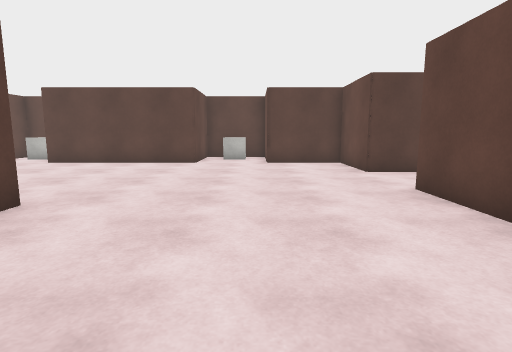
[1] (above)

18 first-person views from a walk through a 3-D level made in the Unity game engine. The camera is 1.2 m above the floor, tilts 8° down and sees 80° across. The floor is counted in squares, 1 m on a side. Each view is taken from the middle of a square. On the plan, view 1 faces up. The plan holds only what a view shows up to about 13 squares ahead; the rest is blank. The player is left out. Surface patterns are stand-ins for the level's own textures.

[2]
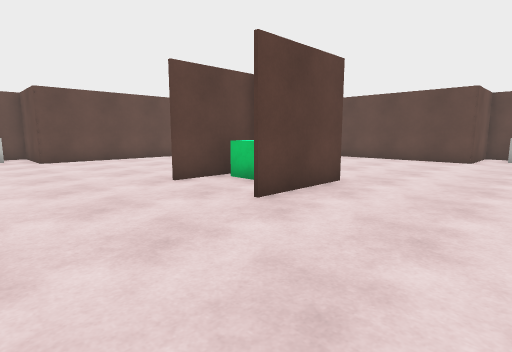

[3]
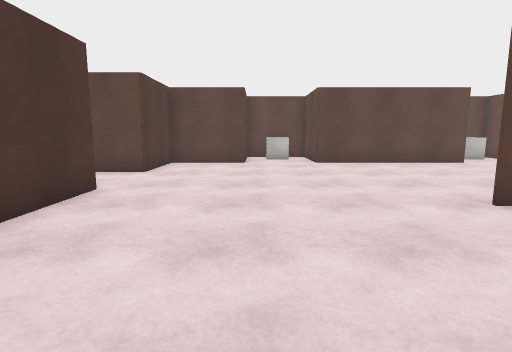

[4]
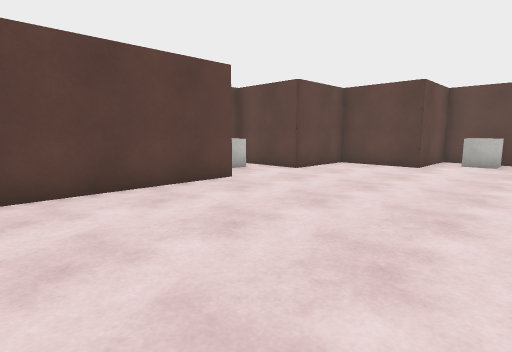

[5]
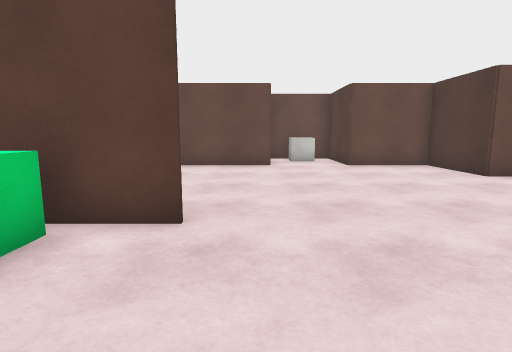

[6]
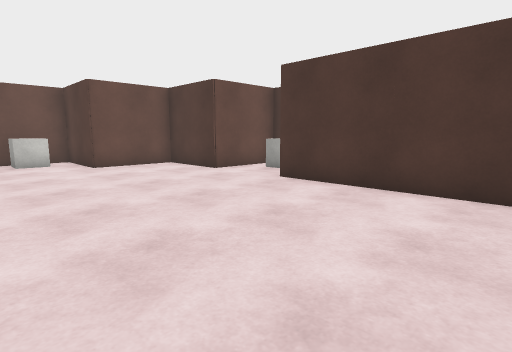

[7]
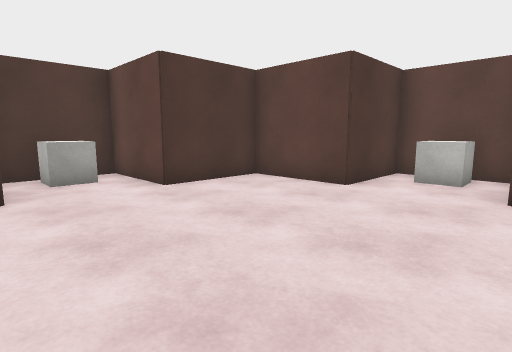

[8]
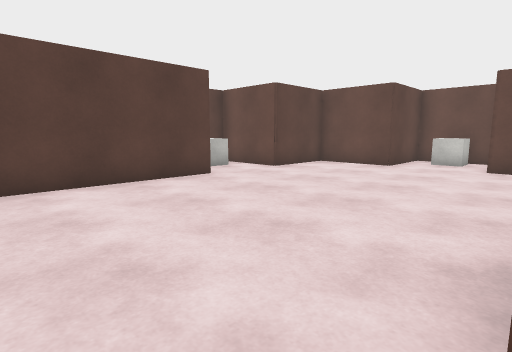

[9]
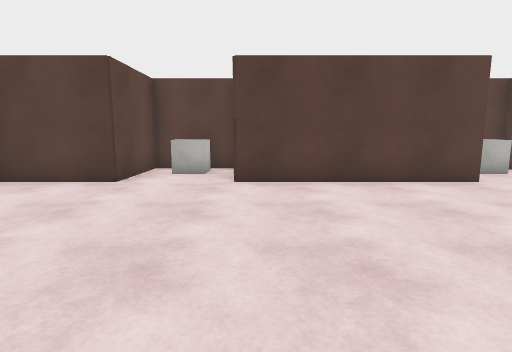

[10]
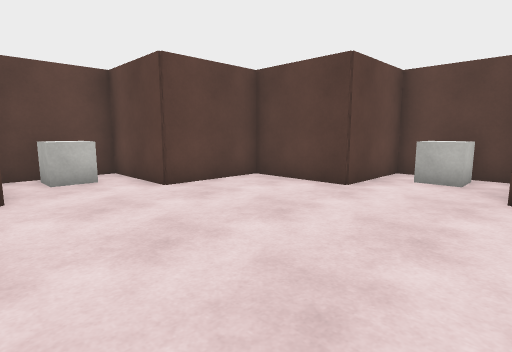

[11]
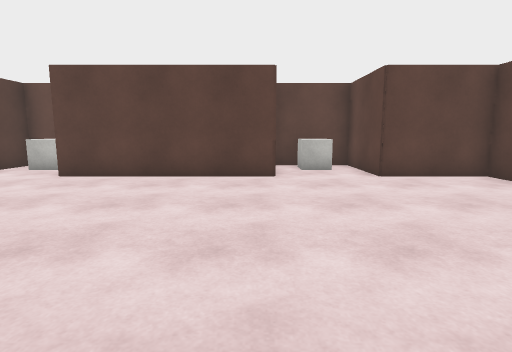

[12]
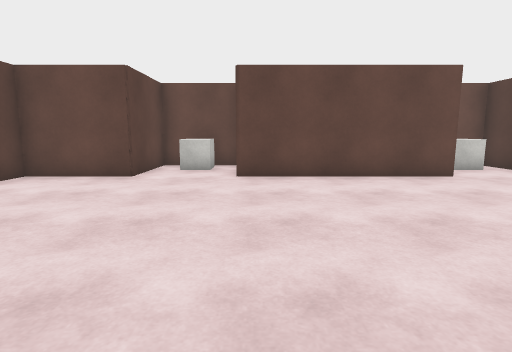

[13]
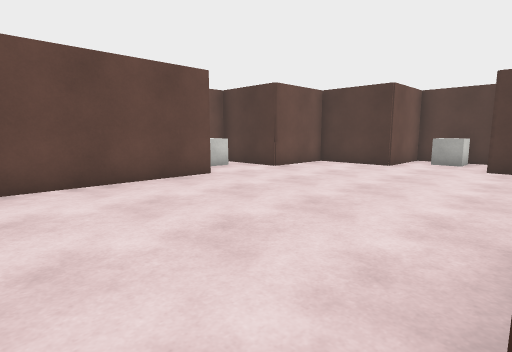

[14]
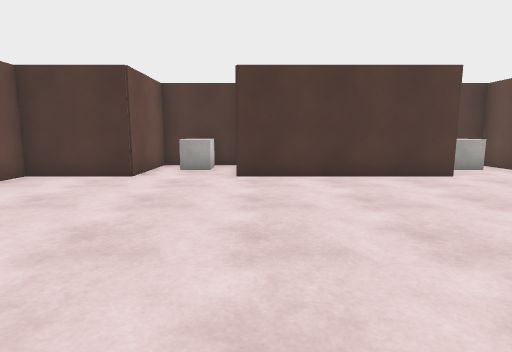

[15]
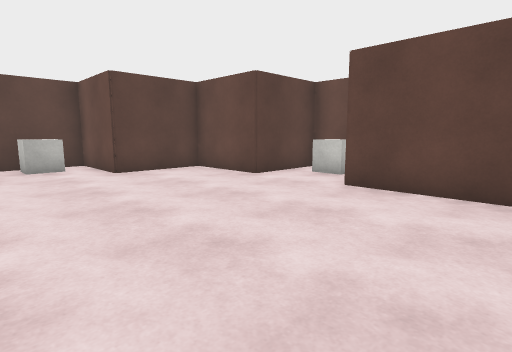

[16]
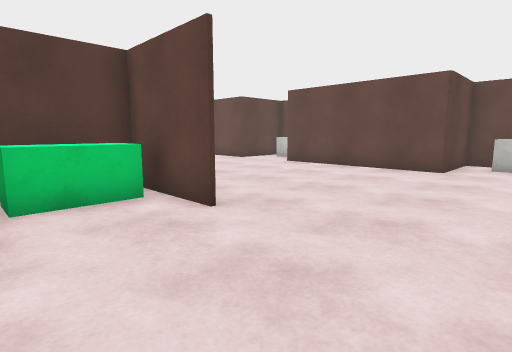

[17]
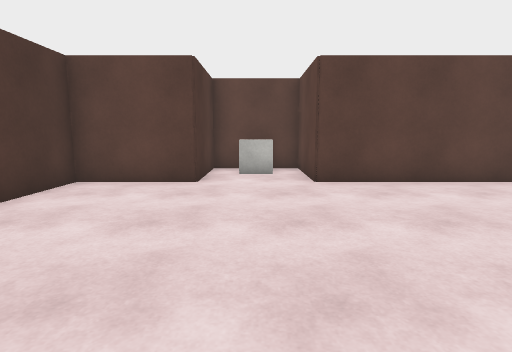

[18]
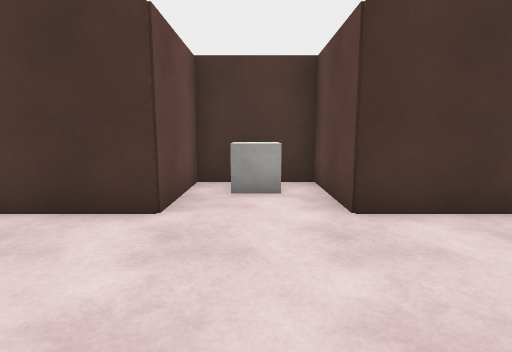

### Floor plan
Points are (right, up) in squares from view 1. A wall is a line through its corners. A room is listed if a view was taken in it or the views show most of it. See-through windows are left out.
Room 1 (views 1, 2, 3, 4, 5, 6, 7, 8, 9, 10, 11, 12, 13, 14, 15, 16, 17, 18)
walls: (-6.9, 4.9) (-6.9, 2); (-4, 1.9) (-4, 4.9) (-6.4, 4.9); (-3.9, 5.1) (-3.9, 2); (-14.4, 6.6) (-14.4, 0.5) (-17.4, 0.5) (-17.4, -2.5) (-14.4, -2.5) (-14.4, -5.4) (-11.5, -5.4) (-11.5, -8.4) (-8.6, -8.4) (-8.6, -5.4) (-2.4, -5.4); (-2.4, 14.2) (-2.4, 12.4) (-8.6, 12.4); (-2.4, -8.4) (0.4, -8.4) (0.4, -5.4) (3.5, -5.4) (3.5, -2.5) (6.5, -2.5) (6.5, 0.5) (3.5, 0.5) (3.5, 6.6); (-8.8, 15.5) (-11.5, 15.5) (-11.5, 12.4) (-14.4, 12.4) (-14.4, 9.5) (-17.4, 9.5) (-17.4, 6.8); (6.5, 6.6) (6.5, 9.5) (3.5, 9.5) (3.5, 12.4) (0.4, 12.4) (0.4, 15.5) (-2, 15.5)
objects: cube (-17, -1) to (-16, -1); cube (-17, 8) to (-16, 8); cube (-10, -8) to (-10, -7); cube (-10, 14) to (-10, 15); green block (-6, 4) to (-5, 4); cube (-1, -8) to (-1, -7); cube (-1, 14) to (-1, 15); cube (5, -1) to (6, -1); cube (5, 8) to (6, 8)

Positions as (right, up) in squares from view 1, and headings:
1: (0, 0), facing up
2: (0, -2), facing up-left
3: (-2, -2), facing left
4: (-8, 1), facing up-left
5: (-8, 1), facing right
6: (-8, 1), facing down-right
7: (-8, 1), facing down-left
8: (-8, 5), facing up-right
9: (-8, 5), facing up
10: (-8, 6), facing up-left
11: (-6, 6), facing left
12: (-5, 6), facing right
13: (-4, 6), facing down-right
14: (-3, 3), facing down
15: (-3, 3), facing up-right
16: (-7, -2), facing up-right
17: (-7, -1), facing left
18: (-10, -1), facing down
